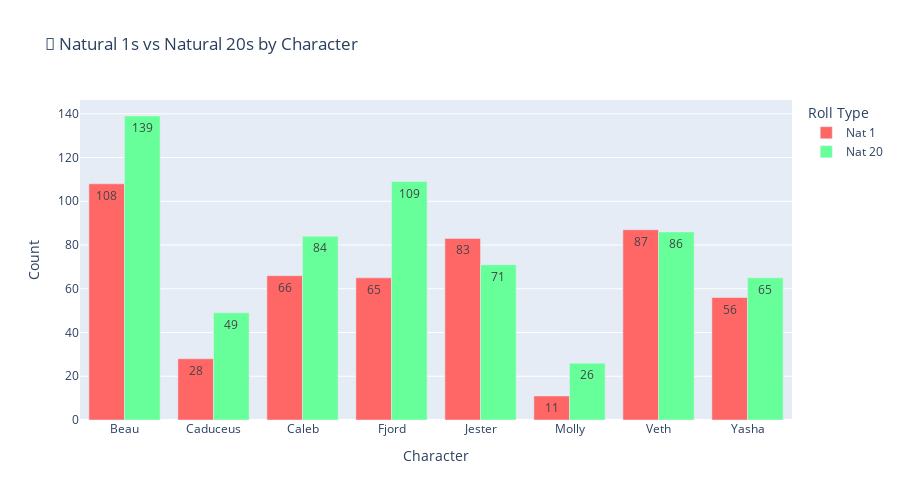

Notebook code for this chart:
### Markdown cell above
### Nat 1 vs Nat 20 by character

This chart compares the number of critical failures (natural 1s) and critical successes (natural 20s) for each character. These extreme outcomes often create dramatic and memorable moments during gameplay. By visualising them side by side, we can explore which characters were luckiest or unluckiest, over the course of Campaign 2.

### Code cell
# Filter only main characters
main_characters = ["Beau", "Fjord", "Jester", "Veth", "Caleb", "Yasha", "Caduceus", "Molly", "Kingsley"]
filtered_df = df[df["Character"].isin(main_characters)]

# Count Nat 1s and Nat 20s per character
nat_counts = filtered_df.groupby("Character")[["Is_Nat1", "Is_Nat20"]].sum().reset_index()
nat_counts = pd.melt(nat_counts, id_vars="Character", value_vars=["Is_Nat1", "Is_Nat20"],
                     var_name="Roll Type", value_name="Count")

# Rename roll types for display
nat_counts["Roll Type"] = nat_counts["Roll Type"].map({"Is_Nat1": "Nat 1", "Is_Nat20": "Nat 20"})

# Create grouped bar chart
fig = px.bar(
    nat_counts,
    x="Character",
    y="Count",
    color="Roll Type",
    barmode="group",
    title="🎲 Natural 1s vs Natural 20s by Character",
    text="Count",
    color_discrete_map={"Nat 1": "#FF6666", "Nat 20": "#66FF99"}
)

fig.update_layout(
    xaxis_title="Character",
    yaxis_title="Count",
    height=500
)

fig.show()

### Figure 1 — Plotly figure (JSON) as saved in the notebook; plotly's stock layout.template omitted (floating-point values rounded to 4 significant figures)
{"data": [{"alignmentgroup": "True", "hovertemplate": "Roll Type=Nat 1<br>Character=%{x}<br>Count=%{text}<extra></extra>", "legendgroup": "Nat 1", "marker": {"color": "#FF6666", "pattern": {"shape": ""}}, "name": "Nat 1", "offsetgroup": "Nat 1", "orientation": "v", "showlegend": true, "text": [108.0, 28.0, 66.0, 65.0, 83.0, 11.0, 87.0, 56.0], "textposition": "auto", "type": "bar", "x": ["Beau", "Caduceus", "Caleb", "Fjord", "Jester", "Molly", "Veth", "Yasha"], "xaxis": "x", "y": [108, 28, 66, 65, 83, 11, 87, 56], "yaxis": "y"}, {"alignmentgroup": "True", "hovertemplate": "Roll Type=Nat 20<br>Character=%{x}<br>Count=%{text}<extra></extra>", "legendgroup": "Nat 20", "marker": {"color": "#66FF99", "pattern": {"shape": ""}}, "name": "Nat 20", "offsetgroup": "Nat 20", "orientation": "v", "showlegend": true, "text": [139.0, 49.0, 84.0, 109.0, 71.0, 26.0, 86.0, 65.0], "textposition": "auto", "type": "bar", "x": ["Beau", "Caduceus", "Caleb", "Fjord", "Jester", "Molly", "Veth", "Yasha"], "xaxis": "x", "y": [139, 49, 84, 109, 71, 26, 86, 65], "yaxis": "y"}], "layout": {"barmode": "group", "height": 500, "legend": {"title": {"text": "Roll Type"}, "tracegroupgap": 0}, "title": {"text": "🎲 Natural 1s vs Natural 20s by Character"}, "xaxis": {"anchor": "y", "domain": [0, 1], "title": {"text": "Character"}}, "yaxis": {"anchor": "x", "domain": [0, 1], "title": {"text": "Count"}}}}
